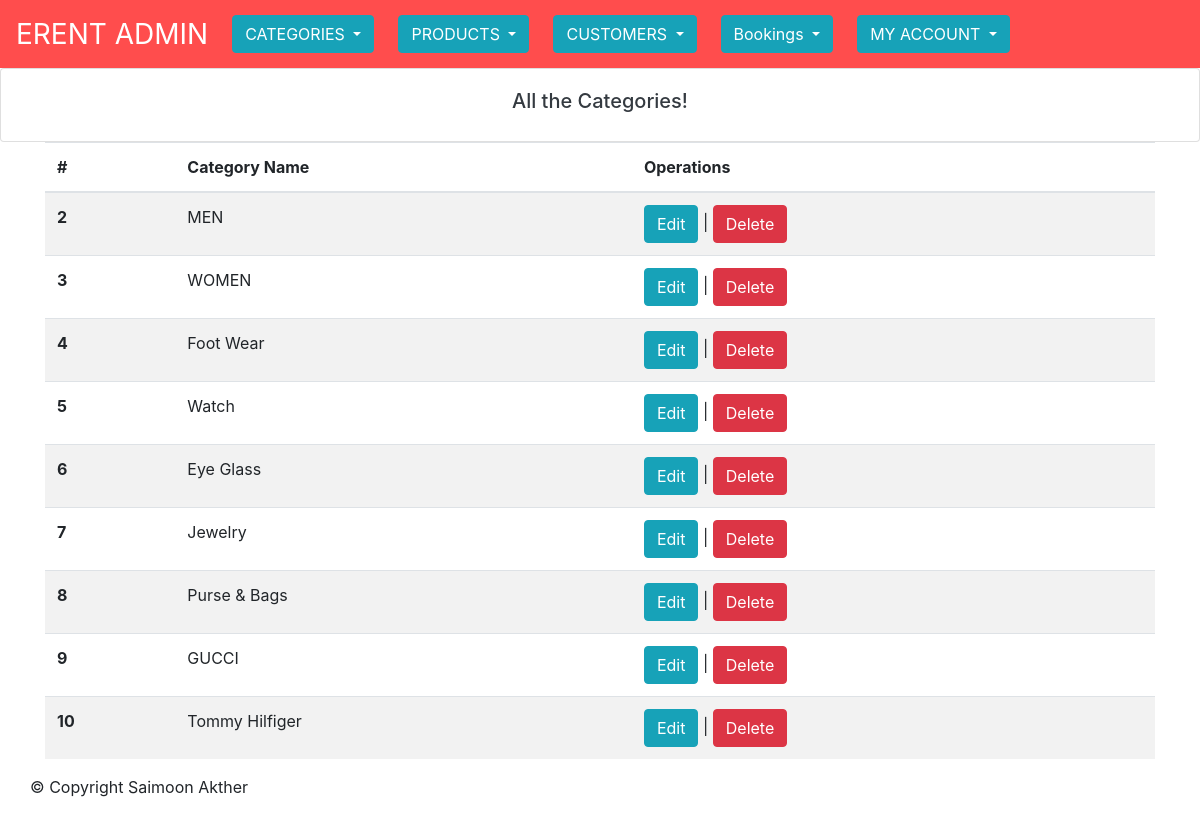
Screenshot of /admin/categories.php (signed in) with the database file from the repository.
### tables this page shows
CREATE TABLE `category` (
  `id` int(11) NOT NULL,
  `name` varchar(255) NOT NULL
);

### admin/categories.php (the view, shortened to what this page needs)
<?php
require_once ('../database/config.php');
?>
<?php include('inc/nav.php');?>
<div class="card">
  <div class="card-body">
  <h5 class="text-center text-dark">All the Categories!</h5>
  </div>
</div>
<section id="content">
	<div class="content-blog">
		<div class="container">
			<table class="table table-striped">
				<thead>
					<tr>
						<th>#</th>
						<th>Category Name</th>
						<th>Operations</th>
					</tr>
				</thead>
				<tbody>
				<?php
					$sql = "SELECT * FROM category";
					$res = mysqli_query($connection, $sql);
					while ($row = mysqli_fetch_assoc($res)) {
				?>
					<tr>
						<th scope="row"><?php echo $row['id']; ?></th>
						<td><?php echo $row['name']; ?></td>
						<td><a class="btn btn-info" href="editcategory.php?id=<?php echo $row['id']; ?>">Edit</a> |
                        <a class="btn btn-danger" href="delcategory.php?id=<?php echo $row['id']; ?>">Delete</a></td>
					</tr>
				<?php } ?>
				</tbody>
			</table>
		</div>
	</div>
</section>
<?php include('inc/footer.php');?>

### rows the page displays
category: id "2", name "MEN"
category: id "3", name "WOMEN"
category: id "4", name "Foot Wear"
category: id "5", name "Watch"
category: id "6", name "Eye Glass"
category: id "7", name "Jewelry"
category: id "8", name "Purse & Bags"
category: id "9", name "GUCCI"
category: id "10", name "Tommy Hilfiger"
